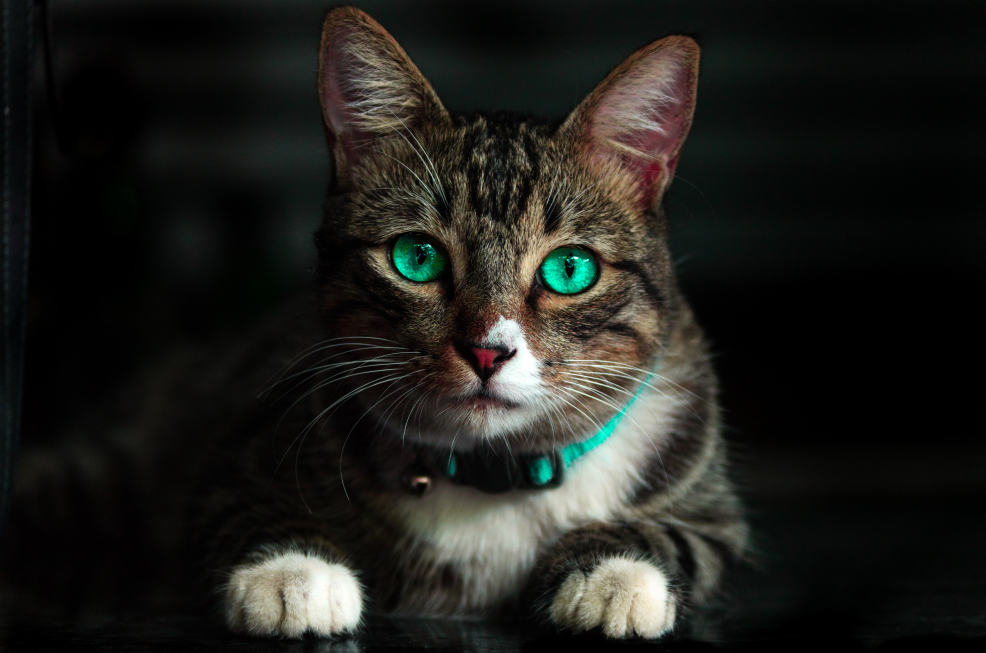
#> input picture Photos/1.jpg, 4928 x 3264 px (shown at 1/5 size)
$ python basic.py
#> lines starting #> are read from the running program, lines starting #| are printed output that depends on the picture; after the words box and inside, x2 and y2 are one past the last pixel; in counts of white or black regions, pixels touching at a corner belong together
import cv2 as cv

img = cv.imread('Photos/1.jpg')
#> img is the input picture: shape (3264, 4928, 3); mean B, G, R 27.9, 32, 31.8
cv.imshow('Cat', img)

# Converting to grayscale
gray = cv.cvtColor(img, cv.COLOR_BGR2GRAY)
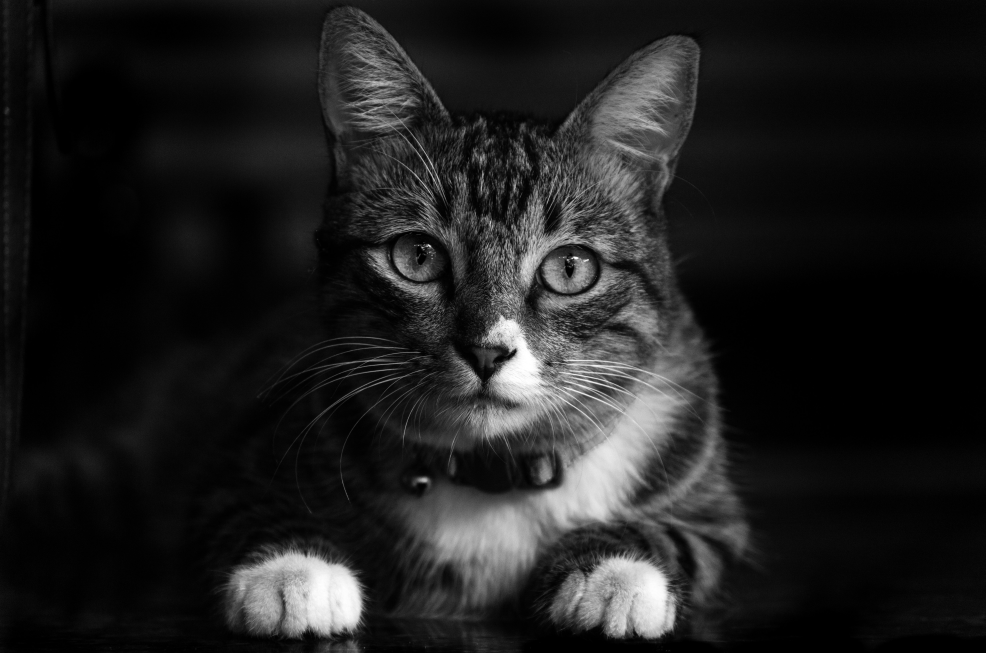
#> gray: shape (3264, 4928) (shown at 1/5 size); min 0, max 255, mean 31.5
cv.imshow('Grayscale', gray)

# Blurring an image
blur = cv.GaussianBlur(img, (5, 5), cv.BORDER_DEFAULT)
cv.imshow('Blurred', blur)
# here the image is blurred with a kernel size of 3x3 which is odd

# Edge Cascade
canny = cv.Canny(blur, 125, 175)
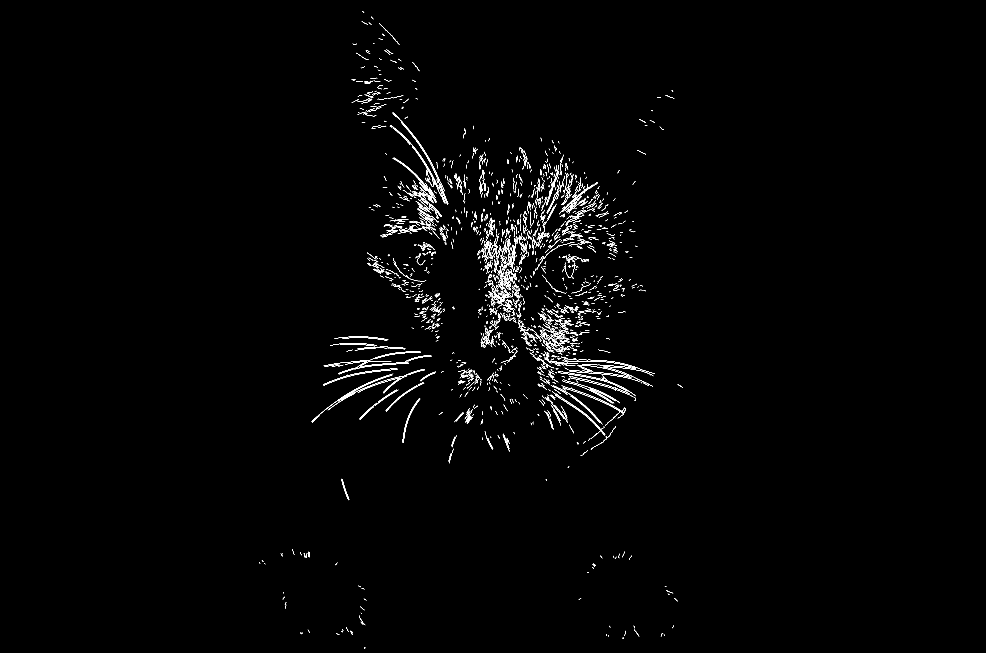
#> canny: shape (3264, 4928) (shown at 1/5 size); 0.5% white in thin lines or dots, all inside (x1, y1, x2, y2) = (1295, 56, 3414, 3242)
cv.imshow('Canny', canny)

# Dilating the umage

dilated = cv.dilate(canny, (3, 3), iterations=3)
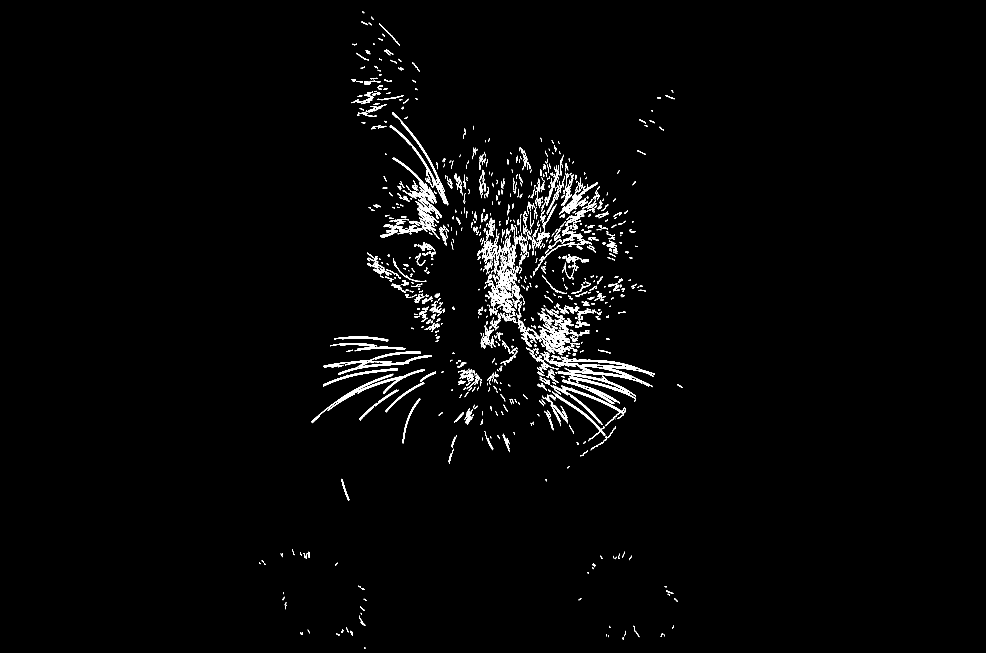
#> dilated: shape (3264, 4928) (shown at 1/5 size); 1.4% white; 1656 white regions (89 under 20 px), largest, box (x1, y1, x2, y2) and area: (1618, 1758, 2159, 1875) 8386, (2720, 1783, 3275, 1936) 8259, (1558, 1845, 2125, 2116) 7728
cv.imshow('Dilate', dilated)

# Eroding the image
eroded = cv.erode(dilated, (3, 3), iterations=1)
#> eroded: shape (3264, 4928); 1.1% white in thin lines or dots, all inside (x1, y1, x2, y2) = (1295, 57, 3414, 3245)
cv.imshow('Eroded', eroded)

# Resize
resized = cv.resize(img, (500, 500), interpolation=cv.INTER_CUBIC)
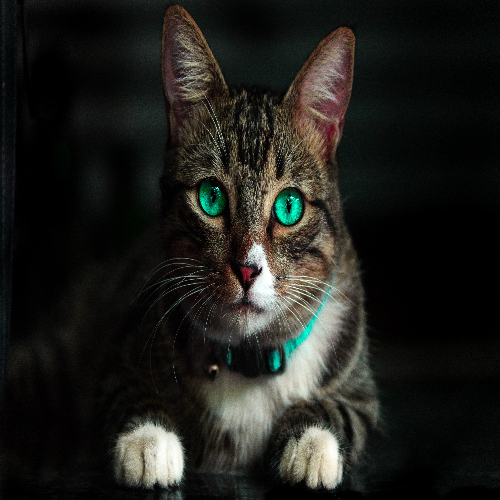
#> resized: shape (500, 500, 3); mean B, G, R 27.9, 32, 31.8
cv.imshow('Resized', resized)

# Cropping
cropped = img[50:200, 200:400]
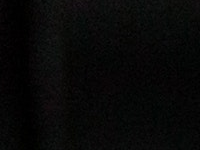
#> cropped: shape (150, 200, 3); mean B, G, R 7.2, 7.5, 7.4
cv.imshow('Cropped', cropped)

cv.waitKey(0)

$ run again, with Photos/2.jpg copied over Photos/1.jpg
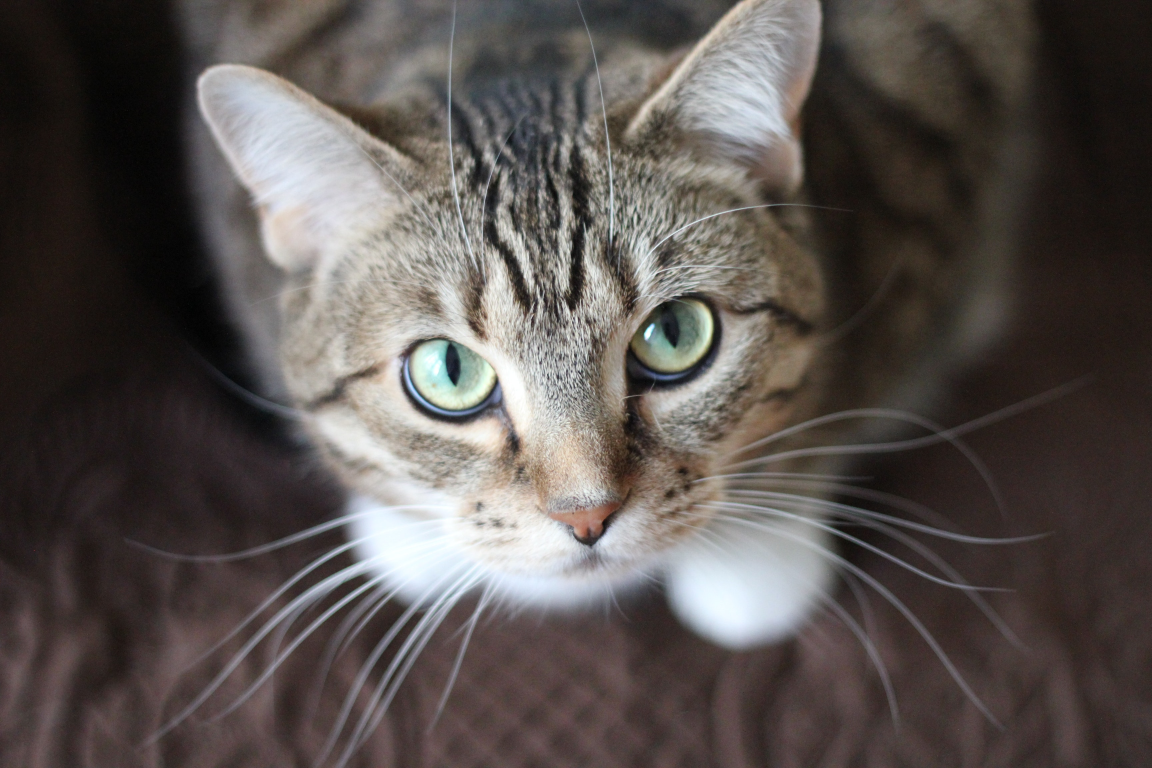
#> input picture Photos/2.jpg, 3456 x 2304 px (shown at 1/3 size)
#> img is the input picture: shape (2304, 3456, 3); mean B, G, R 79.2, 82.2, 88.9
#> `canny = cv.Canny(blur, 125, 175)`:
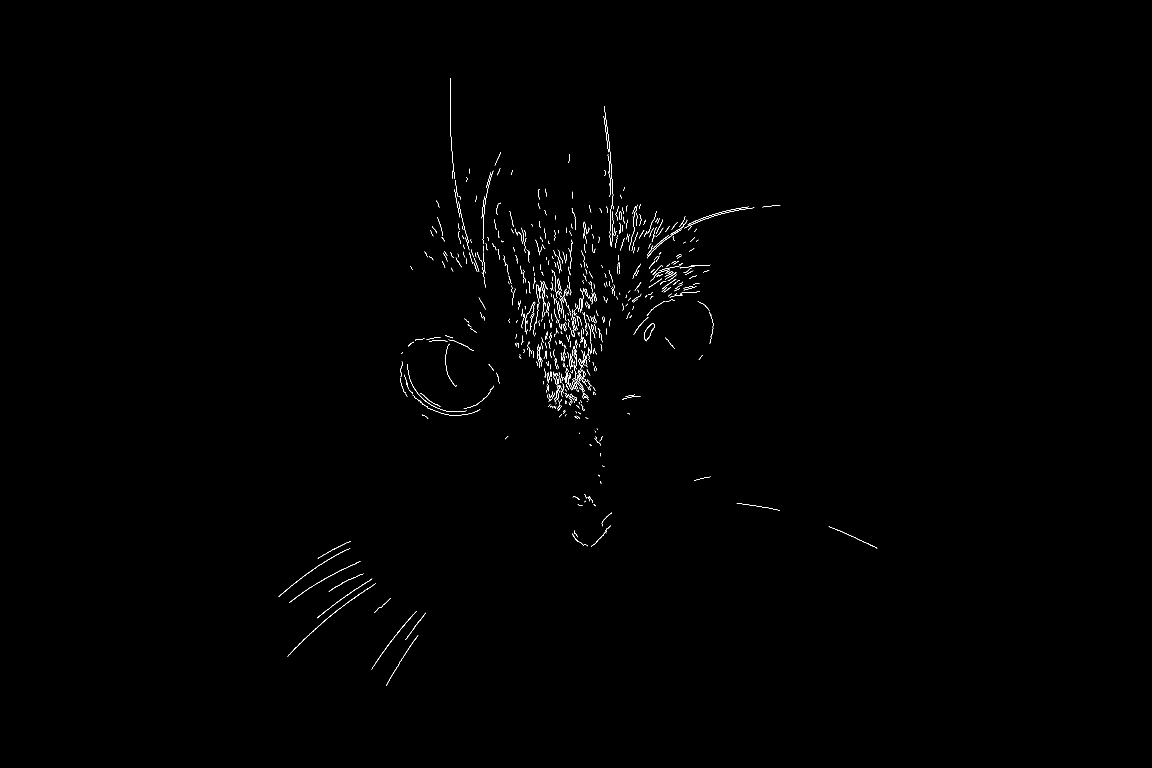
#> canny: shape (2304, 3456) (shown at 1/3 size); 0.29% white in thin lines or dots, all inside (x1, y1, x2, y2) = (836, 234, 2632, 2058)
#> dilated: shape (2304, 3456); 0.64% white in thin lines or dots, all inside (x1, y1, x2, y2) = (836, 234, 2632, 2061)
#> eroded: shape (2304, 3456); 0.53% white in thin lines or dots, all inside (x1, y1, x2, y2) = (836, 235, 2632, 2061)
#> `cropped = img[50:200, 200:400]`:
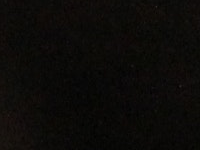
#> cropped: shape (150, 200, 3); mean B, G, R 8.4, 10.6, 12.1

$ run again, with Photos/3.jpg copied over Photos/1.jpg
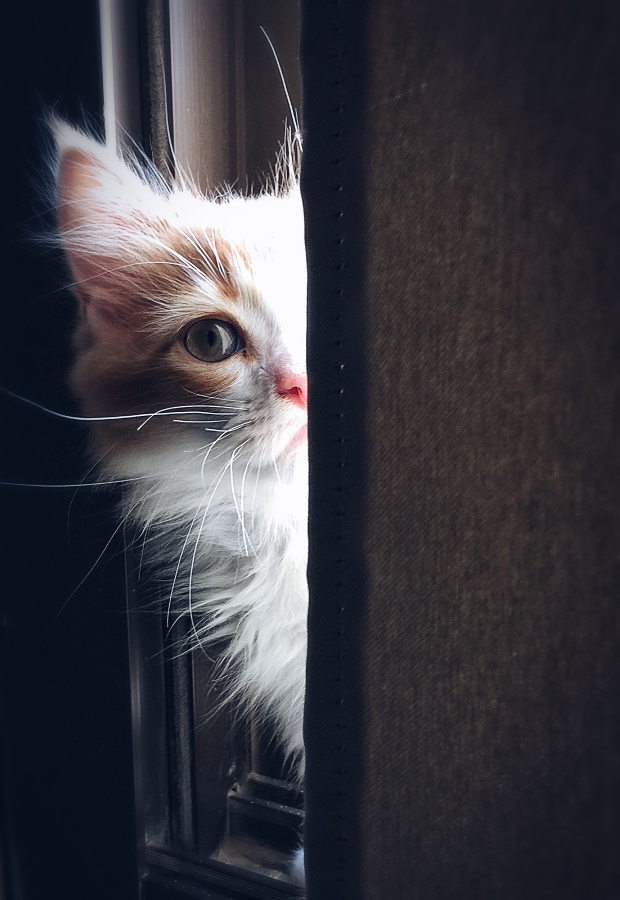
#> input picture Photos/3.jpg, 1239 x 1800 px (shown at 1/2 size)
#> img is the input picture: shape (1800, 1239, 3); mean B, G, R 64, 56.9, 57.8
#> `canny = cv.Canny(blur, 125, 175)`:
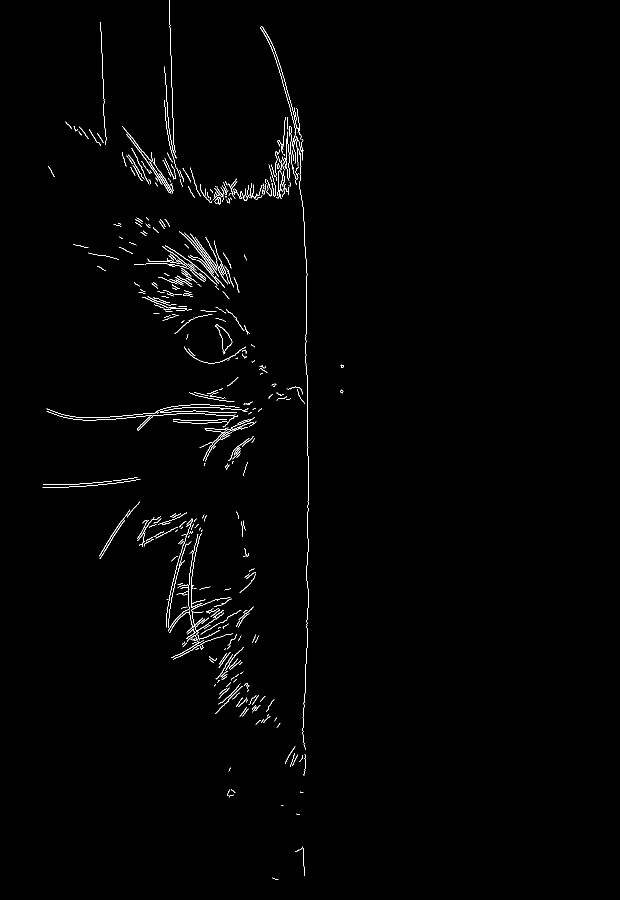
#> canny: shape (1800, 1239) (shown at 1/2 size); 0.88% white in thin lines or dots, all inside (x1, y1, x2, y2) = (85, 0, 688, 1760)
#> dilated: shape (1800, 1239); 2.2% white; 195 white regions (12 under 20 px), largest, box (x1, y1, x2, y2) and area: (93, 809, 513, 935) 7511, (290, 462, 460, 583) 5697, (336, 1059, 466, 1322) 4855
#> eroded: shape (1800, 1239); 1.8% white; 231 white regions (27 under 20 px), largest, box (x1, y1, x2, y2) and area: (93, 810, 513, 926) 5966, (336, 1060, 466, 1322) 3722, (290, 492, 438, 583) 2683
#> `cropped = img[50:200, 200:400]`:
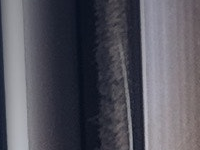
#> cropped: shape (150, 200, 3); mean B, G, R 94.2, 85, 85.7

$ run again, with Photos/4.jpg copied over Photos/1.jpg
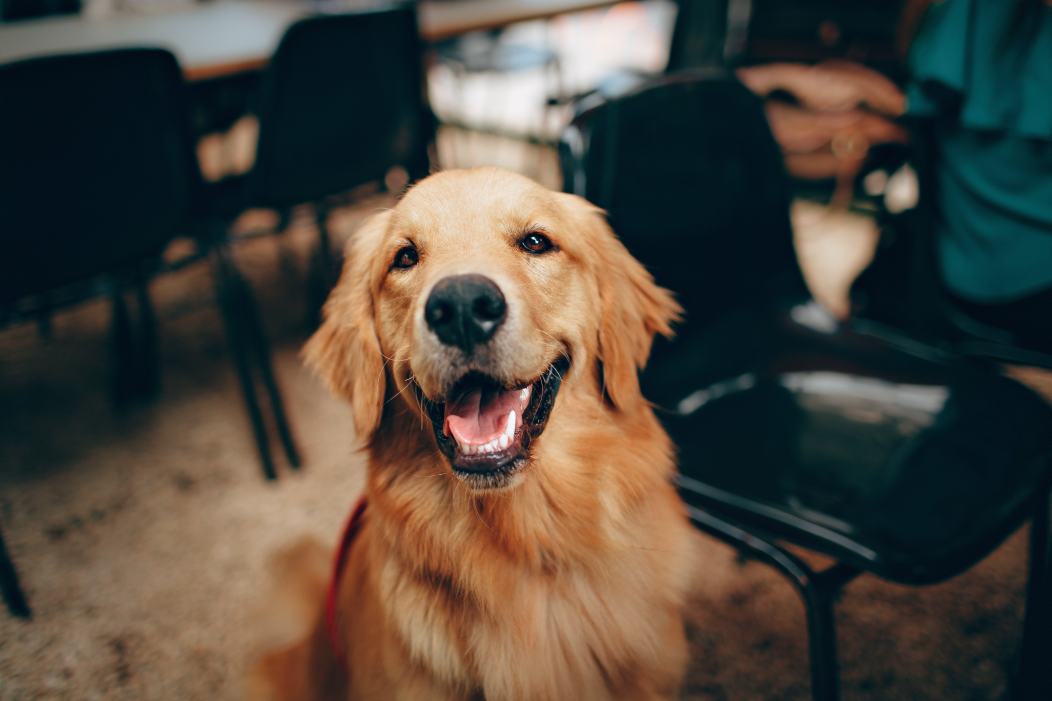
#> input picture Photos/4.jpg, 5257 x 3505 px (shown at 1/5 size)
#> img is the input picture: shape (3505, 5257, 3); mean B, G, R 62, 71.4, 78
#> `canny = cv.Canny(blur, 125, 175)`:
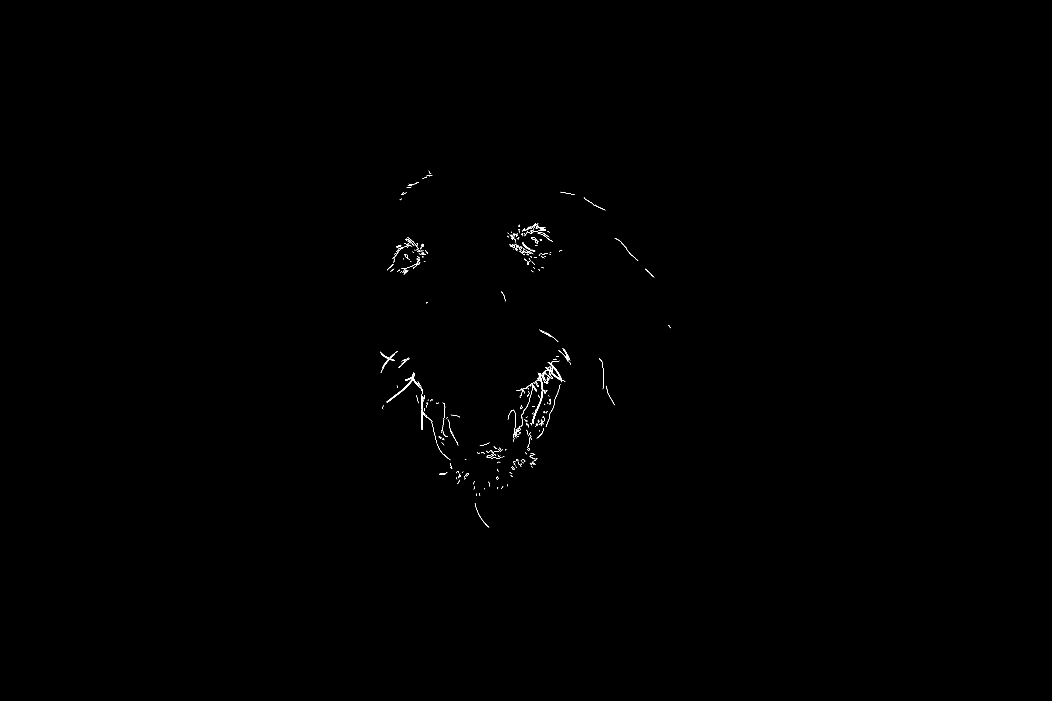
#> canny: shape (3505, 5257) (shown at 1/5 size); 0.08% white in thin lines or dots, all inside (x1, y1, x2, y2) = (1900, 853, 3354, 2638)
#> dilated: shape (3505, 5257); 0.2% white; 273 white regions (21 under 20 px), largest, box (x1, y1, x2, y2) and area: (2665, 1804, 2827, 2123) 3164, (1932, 1862, 2113, 2152) 2384, (1900, 1756, 1988, 1868) 1291
#> eroded: shape (3505, 5257); 0.16% white in thin lines or dots, all inside (x1, y1, x2, y2) = (1900, 854, 3354, 2641)
#> `cropped = img[50:200, 200:400]`:
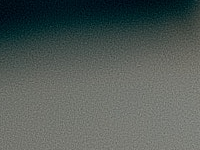
#> cropped: shape (150, 200, 3); mean B, G, R 88.4, 91.9, 83.5
